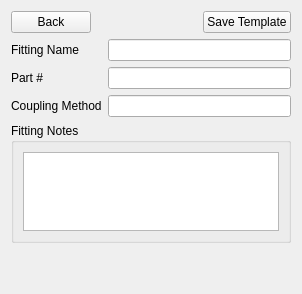
      <widget class="QWidget" name="AddFittingTemplate">
       <layout class="QVBoxLayout" name="verticalLayout_20">
        <item>
         <layout class="QHBoxLayout" name="horizontalLayout_37">
          <item>
           <widget class="QPushButton" name="GoBack_AddFitting">
            <property name="text">
             <string>Back</string>
            </property>
           </widget>
          </item>
          <item>
           <spacer name="horizontalSpacer_10">
            <property name="orientation">
             <enum>Qt::Horizontal</enum>
            </property>
            <property name="sizeHint" stdset="0">
             <size>
              <width>40</width>
              <height>20</height>
             </size>
            </property>
           </spacer>
          </item>
          <item>
           <widget class="QPushButton" name="SaveTemplate_AddFitting">
            <property name="text">
             <string>Save Template</string>
            </property>
           </widget>
          </item>
         </layout>
        </item>
        <item>
         <layout class="QFormLayout" name="formLayout_2">
          <item row="0" column="0">
           <widget class="QLabel" name="label_50">
            <property name="text">
             <string>Fitting Name</string>
            </property>
           </widget>
          </item>
          <item row="0" column="1">
           <widget class="QLineEdit" name="FittingName_AddFitting">
            <property name="sizePolicy">
             <sizepolicy hsizetype="Expanding" vsizetype="Fixed">
              <horstretch>1</horstretch>
              <verstretch>0</verstretch>
             </sizepolicy>
            </property>
           </widget>
          </item>
          <item row="1" column="0">
           <widget class="QLabel" name="label_51">
            <property name="text">
             <string>Part #</string>
            </property>
           </widget>
          </item>
          <item row="1" column="1">
           <widget class="QLineEdit" name="PartNumber_AddFitting">
            <property name="sizePolicy">
             <sizepolicy hsizetype="Expanding" vsizetype="Fixed">
              <horstretch>1</horstretch>
              <verstretch>0</verstretch>
             </sizepolicy>
            </property>
           </widget>
          </item>
          <item row="2" column="0">
           <widget class="QLabel" name="label_52">
            <property name="text">
             <string>Coupling Method</string>
            </property>
           </widget>
          </item>
          <item row="2" column="1">
           <widget class="QLineEdit" name="CouplingMethod_AddFitting">
            <property name="sizePolicy">
             <sizepolicy hsizetype="Expanding" vsizetype="Fixed">
              <horstretch>1</horstretch>
              <verstretch>0</verstretch>
             </sizepolicy>
            </property>
           </widget>
          </item>
         </layout>
        </item>
        <item>
         <widget class="QGroupBox" name="groupBox_15">
          <property name="maximumSize">
           <size>
            <width>16777215</width>
            <height>120</height>
           </size>
          </property>
          <property name="title">
           <string>Fitting Notes</string>
          </property>
          <layout class="QGridLayout" name="gridLayout_19">
           <item row="0" column="0">
            <widget class="QPlainTextEdit" name="Notes_AddFitting">
             <property name="maximumSize">
              <size>
               <width>16777215</width>
               <height>16777215</height>
              </size>
             </property>
            </widget>
           </item>
          </layout>
         </widget>
        </item>
        <item>
         <spacer name="verticalSpacer_13">
          <property name="orientation">
           <enum>Qt::Vertical</enum>
          </property>
          <property name="sizeHint" stdset="0">
           <size>
            <width>20</width>
            <height>40</height>
           </size>
          </property>
         </spacer>
        </item>
       </layout>
      </widget>
